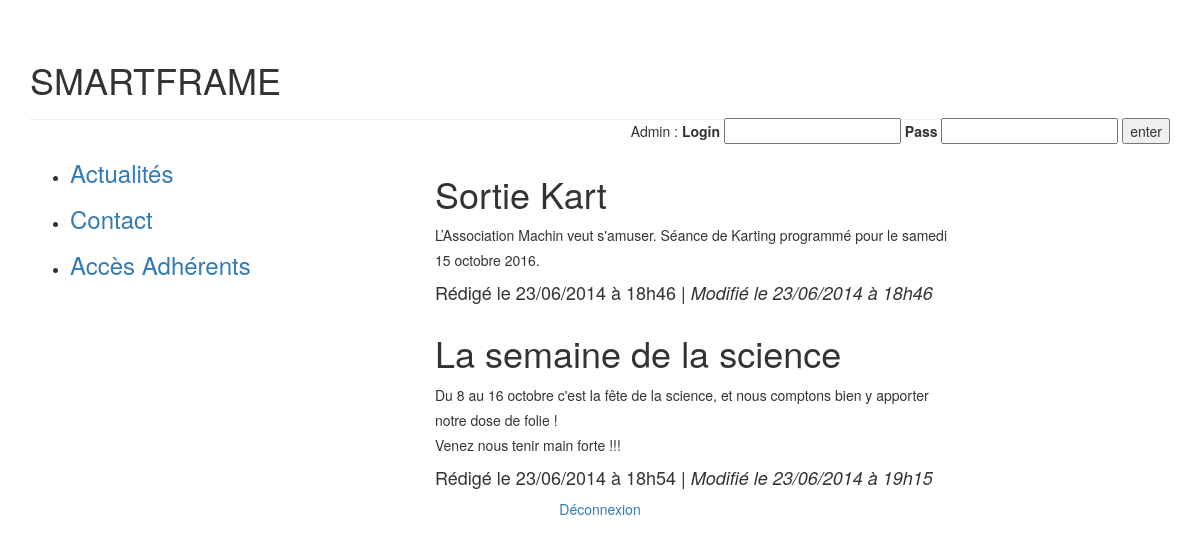
Page /actualites.php on the earlier database version.
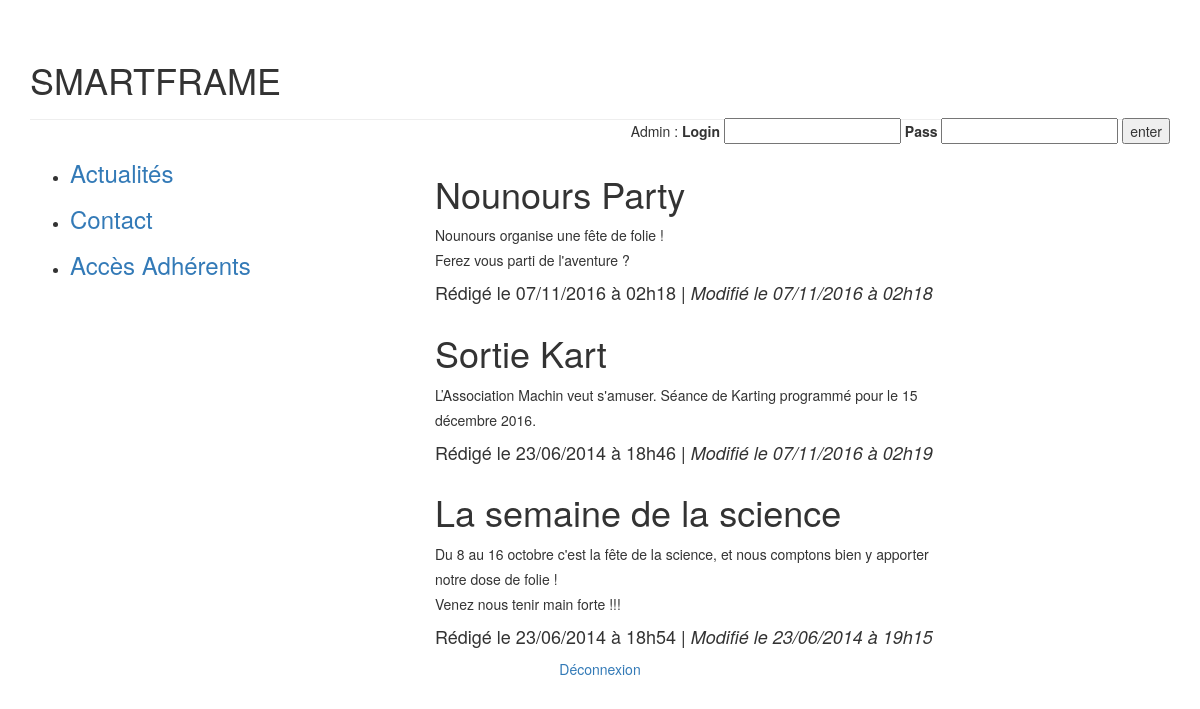
Same page on the later database version.
### tables this page shows
CREATE TABLE `billets` (
  `id` int(11) NOT NULL,
  `titre` varchar(255) NOT NULL,
  `contenu` text NOT NULL,
  `date_ajout` datetime NOT NULL,
  `date_modif` datetime NOT NULL
);

### lib/ManagerBillets.class.php (called while the page is built, shortened)
<?php
class ManagerBillets
{
	protected $bdd;
	public function __construct($bdd)
	{
		$this->bdd = $bdd;
	}
	public function getList()
	{
		$billets = array();
		$req = $this->bdd->query("SELECT id,titre,contenu,DATE_FORMAT(date_ajout,'le %d/%m/%Y à %Hh%i') AS date_ajout, DATE_FORMAT(date_modif,'le %d/%m/%Y à %Hh%i') AS date_modif
									FROM billets ORDER BY date_ajout");
		while($donnees = $req->fetch())
		{
			$billets[] = new Billet($donnees);
		}
		return $billets;
	}
}

### lib/Billet.class.php (called while the page is built, shortened)
<?php
class Billet
{
	protected $titre;
	protected $contenu;
	protected $date_ajout;
	protected $date_modif;
	public function hydrate(array $donnees)
	{
		foreach($donnees as $key => $value)
		{
			$method = "set".ucfirst($key);
		}
	}
	public function titre(){ return $this->titre ;}
	public function contenu(){ return $this->contenu ;}
	public function date_ajout(){ return $this->date_ajout ;}
	public function date_modif(){ return $this->date_modif ;}
	public function setId($id)
	{
		$id = (int) $id;
	}
	public function setTitre($titre)
	{
		if(is_string($titre))
		{
			$this->titre = $titre;
		}
	}
	public function setContenu($contenu)
	{
		if(is_string($contenu))
		{
			$this->contenu = $contenu;
		}
	}
	public function setDate_ajout($date_ajout)
	{
		if (is_string($date_ajout) && preg_match("#le [0-9]{2}/[0-9]{2}/[0-9]{4} à [0-9]{2}h[0-9]{2}#", $date_ajout))
		{
			$this->date_ajout = $date_ajout;
		}
	}
	public function setDate_modif($date_modif)
	{
		if (is_string($date_modif) && preg_match("#le [0-9]{2}/[0-9]{2}/[0-9]{4} à [0-9]{2}h[0-9]{2}#", $date_modif))
		{
			$this->date_modif = $date_modif;
		}
	}
}

### actualites.php (the view, shortened to what this page needs)
<?php
try
{
	$bdd = new PDO('mysql:host=localhost;dbname=smartfulframework','root','',array(PDO::MYSQL_ATTR_INIT_COMMAND => 'SET NAMES \'UTF8\''));
}
catch(Exception $e)
{
	die("Erreur : ".$e->getMessage());
}
$manager = new ManagerBillets($bdd);
$billets = $manager->getList();
?>
<!DOCTYPE html>
<html>
    <head>
				<link rel="stylesheet" href="https://maxcdn.bootstrapcdn.com/bootstrap/3.3.7/css/bootstrap.min.css"/>
				<link rel="stylesheet" href="css/style.css" type="text/css" />
    </head>
    <body>
		<div class='container'>
			<header class="page-header">
				<h1>SMARTFRAME</h1>
				<?php include ("includes/wrapper.php"); ?>
			</header>
			<section class="row">
				<div class="col-md-4">
					<ul>
						<li> <a href="actualites.php" title="actualites"><h3>Actualités</h3></a> </li>
						<li> <a href="contact.php" title="contact"><h3>Contact</h3></a> </li>
						<li> <a href="acces.php" title="acces adherents"><h3>Accès Adhérents</h3></a> </li>
					</ul>
				</div>
				<div class="col-md-6">
				<?php
					foreach($billets as $ticket)
					{
					?>
						<article class="col-md-12">
							<h1><?php echo $ticket->titre(); ?></h1>
							<p>
								<?php echo nl2br($ticket->contenu()); ?>
							</p>
							<h4>Rédigé <?php echo $ticket->date_ajout(); ?> | <em>Modifié <?php echo $ticket->date_modif();?> </em> </h4>
						</article>
					<?php
					}
					?>
				</div>
			</section>
			<footer>
				<a href="?deconnexion">Déconnexion</a>
			</footer>
		</div>
	</body>
</html>

Differences in the rows shown:
added billets: titre "Nounours Party", contenu "Nounours organise une fête de folie ! Ferez vous parti de l'aventure ?", date_ajout "le 07/11/2016 à 02h18", date_modif "le 07/11/2016 à 02h18"
changed billets "Sortie Kart": contenu "L’Association Machin veut s'amuser. Séance de Karting programmé pour le samedi 15 octobre 2016." → "L’Association Machin veut s'amuser. Séance de Karting programmé pour le 15 décembre 2016."; date_modif "le 23/06/2014 à 18h46" → "le 07/11/2016 à 02h19"
